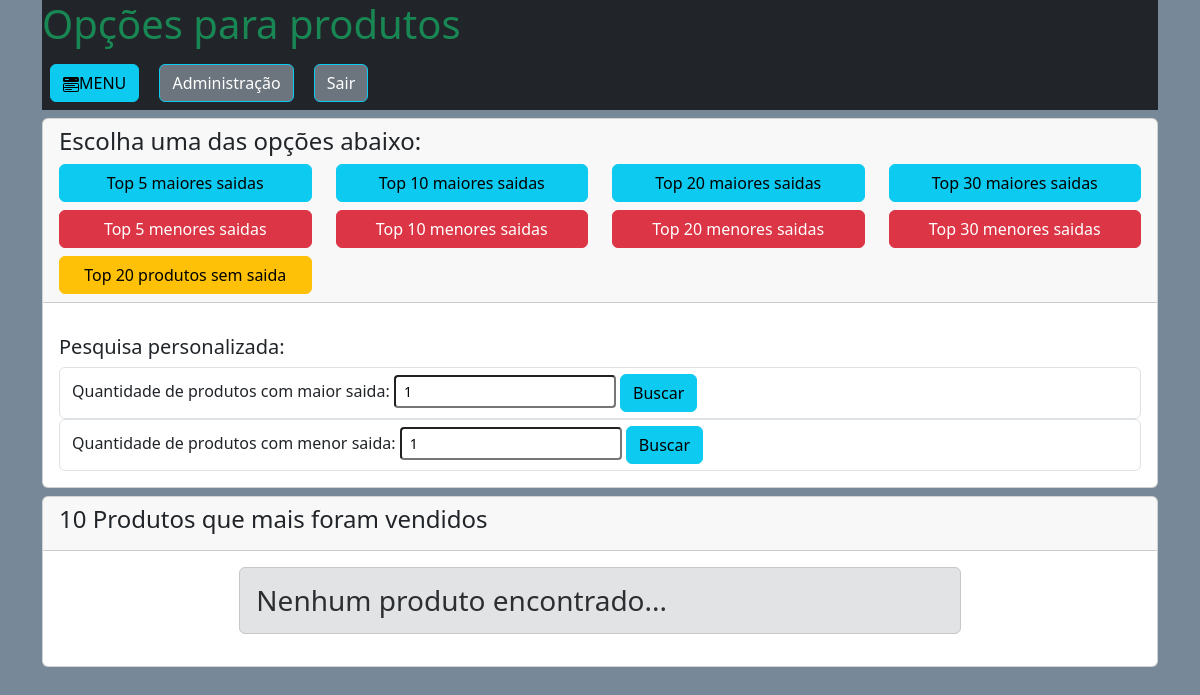
Page /administrador/produtos/ctrl_saida_produto.php?quant_maior=10 on the earlier database version.
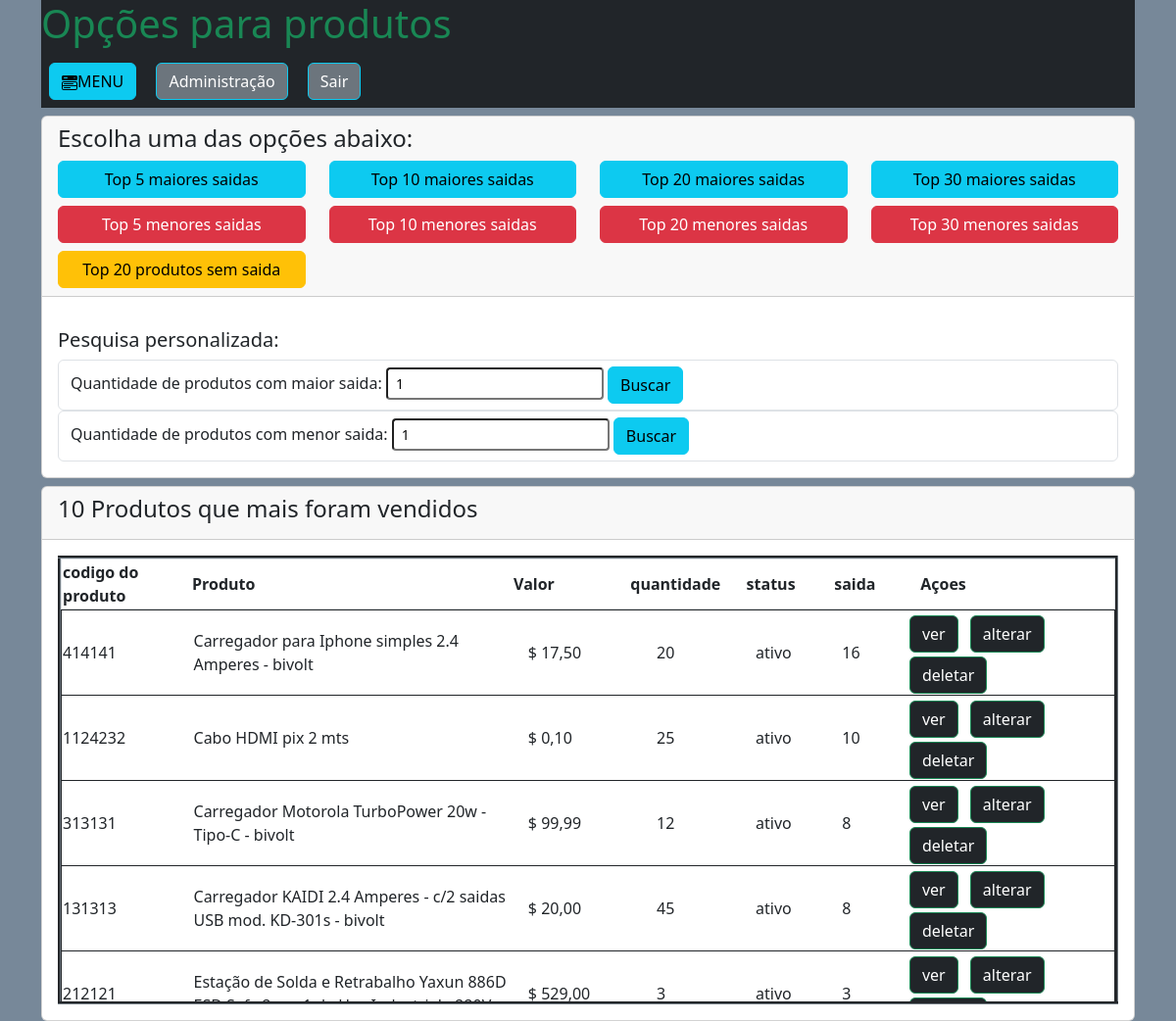
Same page on the later database version.
### tables this page shows
CREATE TABLE `produtos` (
  `id_produto` int(11) NOT NULL,
  `cod_produto` varchar(40) NOT NULL,
  `nome` varchar(100) NOT NULL,
  `valor` double(10,2) NOT NULL,
  `quantidade` double(10,2) NOT NULL,
  `categoria` varchar(120) NOT NULL,
  `cor` varchar(15) NOT NULL,
  `voltagem` varchar(10) NOT NULL,
  `v_110` int(1) NOT NULL,
  `v_220` int(1) NOT NULL,
  `v_bivolt` int(1) NOT NULL,
  `s_volt` int(1) NOT NULL,
  `descricao` varchar(250) NOT NULL,
  `status` int(1) NOT NULL,
  `foto` varchar(100) NOT NULL,
  `foto_1` varchar(50) NOT NULL,
  `foto_2` varchar(50) NOT NULL,
  `foto_3` varchar(50) NOT NULL,
  `foto_4` varchar(50) NOT NULL,
  `foto_5` varchar(50) NOT NULL,
  `foto_6` varchar(50) NOT NULL,
  `var_cores` int(1) NOT NULL,
  `link_110` varchar(50) NOT NULL,
  `link_220` varchar(50) NOT NULL,
  `link_bivolt` varchar(50) NOT NULL,
  `azul` int(1) NOT NULL,
  `vermelho` int(1) NOT NULL,
  `preto` int(1) NOT NULL,
  `branco` int(1) NOT NULL,
  `amarelo` int(1) NOT NULL,
  `verde` int(1) NOT NULL,
  `laranja` int(1) NOT NULL,
  `cinza` int(1) NOT NULL,
  `rosa` int(1) NOT NULL,
  `marrom` int(1) NOT NULL,
  `roxo` int(1) NOT NULL,
  `prata` int(1) NOT NULL,
  `dourado` int(1) NOT NULL,
  `link_azul` varchar(45) NOT NULL,
  `link_vermelho` varchar(45) NOT NULL,
  `link_preto` varchar(45) NOT NULL,
  `link_branco` varchar(45) NOT NULL,
  `link_amarelo` varchar(45) NOT NULL,
  `link_verde` varchar(45) NOT NULL,
  `link_laranja` varchar(45) NOT NULL,
  `link_cinza` varchar(45) NOT NULL,
  `link_rosa` varchar(45) NOT NULL,
  `link_marrom` varchar(45) NOT NULL,
  `link_roxo` varchar(45) NOT NULL,
  `link_prata` varchar(45) NOT NULL,
  `link_dourado` varchar(45) NOT NULL
);

### administrador/produtos/ctrl_saida_produto.php (the view, shortened to what the changed rows need)
<?php
require_once '../../database.php';
?>
<!doctype html>
<html lang="pt-br">
  <head>
    <link href="https://cdn.jsdelivr.net/npm/bootstrap@5.3.3/dist/css/bootstrap.min.css" rel="stylesheet">
	<link rel="stylesheet" href="../../css/modal.css">
</head>
  <body style="background: #778899">
  <div class="container">
				<div class="bg-dark"><h1 class="text-success">
				</h1>
				</div>
<?php
if(isset($_GET['quant_maior'])){
	$quant = $_GET['quant_maior'];
    $sql_a = "SELECT id_produto, SUM(quantidade) as quantidades FROM itens_da_compra GROUP BY id_produto ORDER BY quantidades DESC LIMIT 0,".$quant."";
	$consulta_a = $conexao->query($sql_a);
	$dados = $consulta_a->fetchALL(PDO::FETCH_ASSOC);
    echo '<div class="card mt-2">
          <div class="card-header">
              <h4>'.$quant.' Produtos que mais foram vendidos </h4>
          </div>
          <div class="card-body">';
          if(!empty($dados)){
          echo '<table  border="3" class="border-secondary" style="table-layout: fixed;">';
          echo '<thead style="display: block;position: relative;" class="border">';
          echo '<tr>';
          echo '<th width=150>codigo do produto</th><th width=400>Produto</th><th width=140>Valor</th><th width=125>quantidade</th><th width=100>status</th><th width=100>saida</th><th width=240>Açoes</th>';
          echo '</tr>';
          echo '</thead>';
          echo '<tbody style="display: block;  overflow: auto;width: 100%;max-height: 400px;overflow-y: scroll;overflow-x: hidden;">';
          foreach($dados as $d){
			$sql_b = "SELECT * FROM produtos WHERE id_produto = '".$d['id_produto']."'";
			$consulta_b = $conexao->query($sql_b);
			$d_b = $consulta_b->fetch(PDO::FETCH_ASSOC);
			if($d_b['status'] > 0){ $status = 'ativo'; }else{ $status = 'desativado';}
			$bg = 'class="border border-dark"';
			echo '<tr '.$bg.'><td width=150>'.$d_b['cod_produto'].'</td><td width=400>'.$d_b['nome'].'</td><td width=150>$ '. number_format($d_b['valor'],2,',','.').'</td><td width=120>'.$d_b['quantidade'].'</td>
			<td width=100>'.$status.'</td><td width=80>'.$d['quantidades'].'</td><td width=240><a class="btn btn-dark border-success me-2 mt-1 mb-1" href = "ver.php?id_produto='.$d['id_produto'].'">ver</a>
			<a class="btn btn-dark border-success me-2" href = "alterar.php?id_produto='.$d_b['id_produto'].'"> alterar</a>
			<a class="btn btn-dark border-success" href = "deletar.php?id_produto='.$d['id_produto'].'"> deletar</a></td></tr>';
	}
          echo '</tbody>';
           echo '</table>';
          }else{
                 echo '<div class="col-sm-8 mx-auto"><h3 class="alert alert-secondary">Nenhum produto encontrado...</h3></div>';
          }
    echo '</div>
    ';
}
?>
</div>

Differences in the rows shown:
added produtos: cod_produto "414141", nome "Carregador para Iphone simples 2.4 Amperes - bivolt", valor "17,50", quantidade "20", status "ativo"
added produtos: cod_produto "1124232", nome "Cabo HDMI pix 2 mts", valor "0,10", quantidade "25", status "ativo"
added produtos: cod_produto "313131", nome "Carregador Motorola TurboPower 20w - Tipo-C - bivolt", valor "99,99", quantidade "12", status "ativo"
added produtos: cod_produto "131313", nome "Carregador KAIDI 2.4 Amperes - c/2 saidas USB mod. KD-301s - bivolt", valor "20,00", quantidade "45", status "ativo"
added produtos: cod_produto "212121", nome "Estação de Solda e Retrabalho Yaxun 886D…", valor "529,00", quantidade "3", status "ativo"
Other differences:
text no longer shown: "Nenhum produto encontrado..."
text now shown: "codigo do produto Produto Valor quantidade status saida Açoes"
new list line: "$ 16 ver alterar deletar"
new list line: "$ 10 ver alterar deletar"
new list line: "$ 8 ver alterar deletar"
new list line: "$ 3 ver alterar"
